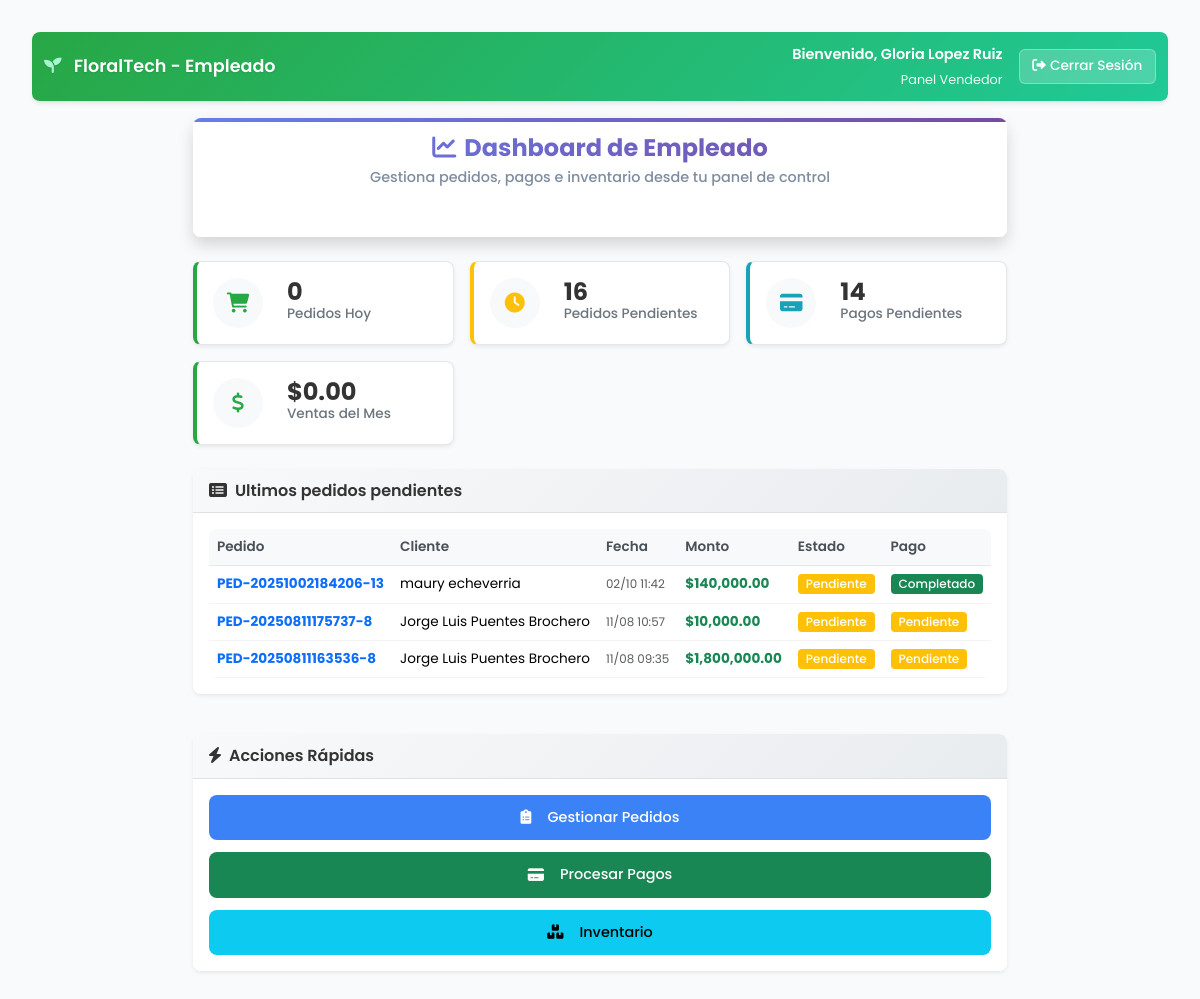
Screenshot of /index.php?ctrl=empleado&action=dashboard (signed in) with the database file from the repository.
### tables this page shows
CREATE TABLE `ped` (
  `idped` int(11) NOT NULL,
  `numped` varchar(255) NOT NULL,
  `fecha_pedido` datetime DEFAULT current_timestamp(),
  `monto_total` decimal(10,2) NOT NULL,
  `cli_idcli` int(11) NOT NULL,
  `estado` varchar(50) DEFAULT 'Pendiente',
  `empleado_id` int(11) DEFAULT NULL COMMENT 'ID del empleado que creó el pedido',
  `fecha_actualizacion` datetime DEFAULT NULL COMMENT 'Fecha de última actualización',
  `empleado_actualizacion` int(11) DEFAULT NULL COMMENT 'ID del empleado que actualizó por última vez',
  `notas` text DEFAULT NULL COMMENT 'Notas adicionales del pedido',
  `direccion_entrega` text DEFAULT NULL,
  `fecha_entrega_solicitada` date DEFAULT NULL
);

CREATE TABLE `cli` (
  `idcli` int(11) NOT NULL,
  `nombre` varchar(255) NOT NULL,
  `direccion` varchar(255) DEFAULT NULL,
  `telefono` varchar(255) DEFAULT NULL,
  `email` varchar(255) DEFAULT NULL,
  `fecha_registro` date DEFAULT curdate(),
  `fecha_actualizacion` datetime DEFAULT NULL COMMENT 'Fecha de última actualización',
  `empleado_registro` int(11) DEFAULT NULL COMMENT 'ID del empleado que registró al cliente'
);

CREATE TABLE `pagos` (
  `idpago` int(11) NOT NULL,
  `fecha_pago` datetime DEFAULT current_timestamp(),
  `metodo_pago` varchar(50) NOT NULL,
  `estado_pag` varchar(255) DEFAULT 'Pendiente',
  `monto` decimal(10,2) NOT NULL,
  `ped_idped` int(11) NOT NULL,
  `transaccion_id` varchar(255) DEFAULT NULL,
  `comprobante_transferencia` varchar(255) DEFAULT NULL,
  `verificado_por` int(11) DEFAULT NULL,
  `fecha_verificacion` datetime DEFAULT NULL
);

### controllers/empleado.php (called while the page is built, shortened)
<?php
class empleado {
    private $db;
    public function __construct() {
        require_once 'models/conexion.php';
        $conn = new conexion();
        $this->db = $conn->get_conexion();
    }
    public function dashboard() {
        $user = $_SESSION['user'];
        $stats = $this->obtenerEstadisticas();
        $pedidos_pendientes = $this->obtenerPedidosPendientes();
        include 'views/empleado/dashboard.php';
    }
    private function obtenerEstadisticas() {
        try {
            $stats = [];
            $stmt = $this->db->prepare("
                SELECT COUNT(*) as total
                FROM ped
                WHERE DATE(fecha_pedido) = CURDATE()
            ");
            $stmt->execute();
            $stats['pedidos_hoy'] = $stmt->fetch(PDO::FETCH_ASSOC)['total'];
            $stmt = $this->db->prepare("
                SELECT COUNT(*) as total
                FROM ped
                WHERE estado IN ('Pendiente', 'En proceso')
            ");
            $stmt->execute();
            $stats['pedidos_pendientes'] = $stmt->fetch(PDO::FETCH_ASSOC)['total'];
            $stmt = $this->db->prepare("
                SELECT COUNT(*) as total
                FROM pagos
                WHERE estado_pag = 'Pendiente'
            ");
            $stmt->execute();
            $stats['pagos_pendientes'] = $stmt->fetch(PDO::FETCH_ASSOC)['total'];
            $stmt = $this->db->prepare("
                SELECT COALESCE(SUM(monto_total), 0) as total
                FROM ped
                WHERE MONTH(fecha_pedido) = MONTH(CURDATE())
                AND YEAR(fecha_pedido) = YEAR(CURDATE())
                AND estado = 'Completado'
            ");
            $stmt->execute();
            $stats['ventas_mes'] = $stmt->fetch(PDO::FETCH_ASSOC)['total'];
            return $stats;
        } catch (Exception $e) {
            return [
                'pedidos_hoy' => 0,
                'pedidos_pendientes' => 0,
                'pagos_pendientes' => 0,
                'ventas_mes' => 0
            ];
        }
    }
    private function obtenerPedidosPendientes() {
        try {
            $stmt = $this->db->prepare("
                SELECT
                    p.idped,
                    p.numped,
                    p.fecha_pedido,
                    p.monto_total,
                    p.estado,
                    c.nombre as cliente_nombre,
                    pg.estado_pag
                FROM ped p
                INNER JOIN cli c ON p.cli_idcli = c.idcli
                LEFT JOIN pagos pg ON p.idped = pg.ped_idped
                WHERE p.estado IN ('Pendiente', 'En proceso')
                ORDER BY p.fecha_pedido DESC
                LIMIT 10
            ");
            $stmt->execute();
            return $stmt->fetchAll(PDO::FETCH_ASSOC);
        } catch (Exception $e) {
            return [];
        }
    }
}
?>

### index.php (called while the page is built, shortened)
<?php
require_once 'models/conexion.php';
require_once 'models/data.php';
$action = isset($_GET['action']) ? $_GET['action'] : 'index';
try {
    $controller = new $controllerClass();
    $controller->$action();
} catch (Exception $e) {
    die("Error: " . $e->getMessage());
}
?>

### models/data.php (called while the page is built)
<?php
$host = "localhost";
$db = "flores";
$user = "root";
$pass = "";

### models/conexion.php (called while the page is built, shortened)
<?php
class conexion{
	protected $db;
	public function __construct() {
		try {
			include(__DIR__ . "/data.php");
			$this->db = new PDO("mysql:host=$host;dbname=$db;charset=utf8", $user, $pass);
			$this->db->setAttribute(PDO::ATTR_ERRMODE, PDO::ERRMODE_EXCEPTION);
			$this->db->setAttribute(PDO::ATTR_DEFAULT_FETCH_MODE, PDO::FETCH_ASSOC);
		} catch (PDOException $e) {
			$error_msg = "Error de conexión a la base de datos: " . $e->getMessage();
			error_log($error_msg);
			if (strpos($e->getMessage(), 'Connection refused') !== false) {
				throw new Exception("Error: No se puede conectar al servidor MySQL. Asegúrate de que XAMPP esté ejecutándose.");
			} elseif (strpos($e->getMessage(), 'Unknown database') !== false) {
				throw new Exception("Error: La base de datos 'flores' no existe. Por favor, crea la base de datos primero.");
			} elseif (strpos($e->getMessage(), 'Access denied') !== false) {
				throw new Exception("Error: Acceso denegado. Verifica el usuario y contraseña de la base de datos.");
			} else {
				throw new Exception("Error de conexión a la base de datos: " . $e->getMessage());
			}
		} catch (Exception $e) {
			error_log("Error de configuración: " . $e->getMessage());
			throw new Exception("Error de configuración: " . $e->getMessage());
		}
	}
	public function get_conexion(){
		return $this->db;
	}
}

### views/empleado/dashboard.php (the view, shortened to what this page needs)
<!DOCTYPE html>
<html lang="es">
<head>
    <link href="https://cdn.jsdelivr.net/npm/bootstrap@5.3.6/dist/css/bootstrap.min.css" rel="stylesheet">
    <link rel="stylesheet" href="assets/dashboard-cliente.css">
    <link href="https://cdnjs.cloudflare.com/ajax/libs/font-awesome/6.0.0/css/all.min.css" rel="stylesheet">
</head>
<body>
    <div class="dashboard-container">
        <nav class="navbar">
            <div class="container-fluid">
                <div class="navbar-brand">
                    <i class="fas fa-seedling me-2"></i>
                    FloralTech - Empleado
                </div>
                <div class="navbar-user">
                    <div class="user-info">
                        <p class="user-name">Bienvenido, <?= htmlspecialchars($user['nombre_completo']) ?></p>
                        <p class="user-welcome">
                            <?php
                            $tipo_empleado = '';
                            switch($user['tpusu_idtpusu']) {
                                case 2: $tipo_empleado = 'Panel Vendedor'; break;
                            }
                            echo $tipo_empleado;
                            ?>
                        </p>
                    </div>
                    <a href="index.php?ctrl=login&action=logout" class="logout-btn">
                        <i class="fas fa-sign-out-alt me-1"></i>Cerrar Sesión
                    </a>
                </div>
            </div>
        </nav>
        <div class="main-content">
            <div class="welcome-section">
                <div class="welcome-card card">
                    <div class="card-body">
                        <div class="welcome-header">
                            <h2><i class="fas fa-chart-line me-2"></i>Dashboard de Empleado</h2>
                            <p class="mb-0">Gestiona pedidos, pagos e inventario desde tu panel de control</p>
                        </div>
                        <div class="welcome-stats">
                            <span><i class="fas fa-calendar-day me-1"></i><?= date('d/m/Y') ?></span>
                            <span><i class="fas fa-clock me-1"></i><?= date('H:i') ?></span>
                            <span><i class="fas fa-user-tag me-1"></i>
                            </span>
                        </div>
                    </div>
                </div>
            </div>
            <div class="stats-section">
                <div class="stats-grid">
                    <div class="stat-card success">
                        <div class="stat-icon">
                            <i class="fas fa-shopping-cart"></i>
                        </div>
                        <div class="stat-info">
                            <h3><?= number_format($stats['pedidos_hoy']) ?></h3>
                            <p>Pedidos Hoy</p>
                        </div>
                    </div>
                    <div class="stat-card warning">
                        <div class="stat-icon">
                            <i class="fas fa-clock"></i>
                        </div>
                        <div class="stat-info">
                            <h3><?= number_format($stats['pedidos_pendientes']) ?></h3>
                            <p>Pedidos Pendientes</p>
                        </div>
                    </div>
                    <div class="stat-card info">
                        <div class="stat-icon">
                            <i class="fas fa-credit-card"></i>
                        </div>
                        <div class="stat-info">
                            <h3><?= number_format($stats['pagos_pendientes']) ?></h3>
                            <p>Pagos Pendientes</p>
                        </div>
                    </div>
                    <div class="stat-card success">
                        <div class="stat-icon">
                            <i class="fas fa-dollar-sign"></i>
                        </div>
                        <div class="stat-info">
                            <h3>$<?= number_format($stats['ventas_mes'], 2) ?></h3>
                            <p>Ventas del Mes</p>
                        </div>
                    </div>
                </div>
            </div>
            <div class="content-grid">
                <div class="main-column">
                    <div class="content-card card mb-4">
                        <div class="card-header">
                            <h5><i class="fas fa-list-alt me-2"></i>Ultimos pedidos pendientes</h5>
                        </div>
                        <div class="card-body">
                            <?php if (!empty($pedidos_pendientes)): ?>
                                <div class="table-responsive">
                                    <table class="table table-hover">
                                        <thead>
                                            <tr>
                                                <th>Pedido</th>
                                                <th>Cliente</th>
                                                <th>Fecha</th>
                                                <th>Monto</th>
                                                <th>Estado</th>
                                                <th>Pago</th>
                                            </tr>
                                        </thead>
                                        <tbody>
                                            <?php foreach (array_slice($pedidos_pendientes, 0, 3) as $pedido): ?>
                                            <tr>
                                                <td>
                                                    <strong class="text-primary"><?= htmlspecialchars($pedido['numped']) ?></strong>
                                                </td>
                                                <td><?= htmlspecialchars($pedido['cliente_nombre']) ?></td>
                                                <td>
                                                    <small class="text-muted"><?= date('d/m H:i', strtotime($pedido['fecha_pedido'])) ?></small>
                                                </td>
                                                <td><strong class="text-success">$<?= number_format($pedido['monto_total'], 2) ?></strong></td>
                                                <td>
                                                    <span class="badge bg-<?= $pedido['estado'] === 'Pendiente' ? 'warning' : 'info' ?>">
                                                        <?= htmlspecialchars($pedido['estado']) ?>
                                                    </span>
                                                </td>
                                                <td>
                                                    <span class="badge bg-<?= $pedido['estado_pag'] === 'Completado' ? 'success' : ($pedido['estado_pag'] === 'Pendiente' ? 'warning' : 'secondary') ?>">
                                                        <?= htmlspecialchars($pedido['estado_pag'] ?? 'Sin pago') ?>
                                                    </span>
                                                </td>
                                            </tr>
                                            <?php endforeach; ?>
                                        </tbody>
                                    </table>
                                </div>
                            <?php endif; ?>
                        </div>
                    </div>
                </div>
                    <div class="content-card card">
                        <div class="card-header">
                            <h5><i class="fas fa-bolt me-2"></i>Acciones Rápidas</h5>
                        </div>
                        <div class="card-body">
                            <div class="quick-actions">
                                <a href="index.php?ctrl=empleado&action=gestion_pedidos" class="action-btn btn btn-primary">
                                    <i class="fas fa-clipboard-list"></i>
                                    Gestionar Pedidos
                                </a>
                                <a href="index.php?ctrl=CempleadoPagos&action=reportes" class="action-btn btn btn-success">
                                    <i class="fas fa-credit-card"></i>
                                    Procesar Pagos
                                </a>
                                <a href="index.php?ctrl=empleado&action=inventario" class="action-btn btn btn-info">
                                    <i class="fas fa-boxes"></i>
                                    <?php if($user['tpusu_idtpusu'] == 3): ?>
                                        Inventario Completo
                                    <?php else: ?>
                                        Inventario
                                    <?php endif; ?>
                                </a>
                            </div>
                        </div>
                    </div>
                </div>
            </div>
        </div>
</body>
</html>

### rows the page displays
ped: numped "PED-20251002184206-13", cli_idcli.nombre "maury echeverria", fecha_pedido "02/10 11:42", monto_total "140,000.00", estado "Pendiente", pagos.estado_pag "Completado"
ped: numped "PED-20250811175737-8", cli_idcli.nombre "Jorge Luis Puentes Brochero", fecha_pedido "11/08 10:57", monto_total "10,000.00", estado "Pendiente", pagos.estado_pag "Pendiente"
ped: numped "PED-20250811163536-8", cli_idcli.nombre "Jorge Luis Puentes Brochero", fecha_pedido "11/08 09:35", monto_total "1,800,000.00", estado "Pendiente", pagos.estado_pag "Pendiente"

### other values shown
$user['nombre_completo'] "Gloria Lopez Ruiz"
$tipo_empleado "Panel Vendedor"
$stats['pedidos_hoy'] "0"
$stats['pedidos_pendientes'] "16"
$stats['pagos_pendientes'] "14"
$stats['ventas_mes'] "0.00"
